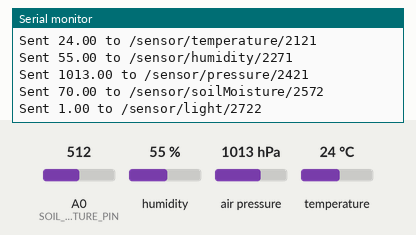
Simulated run of this sketch. Board: ESP8266 (NodeMCU). Parts: the last lines printed to the serial monitor. The inputs (shaded band) are chosen by the test bench; at power-on: humidity 55 %, air pressure 1013 hPa, A0 (SOIL_MOISTURE_PIN) = 512, temperature 24 °C. WiFi joins after 1.5 s; servers stay silent unless stated.

Above: at 3.2 s.
3.3 s: humidity set to 22 %
At 6.09 s:
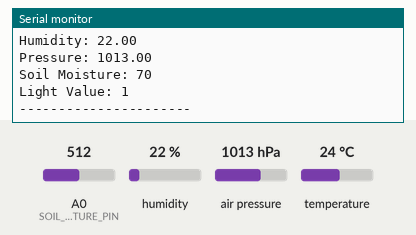
8.1 s: air pressure set to 952 hPa
At 10.1 s:
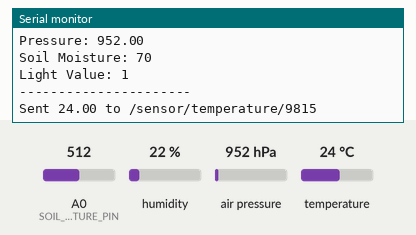
12.9 s: A0 (SOIL_MOISTURE_PIN) set to 716
At 14.09 s:
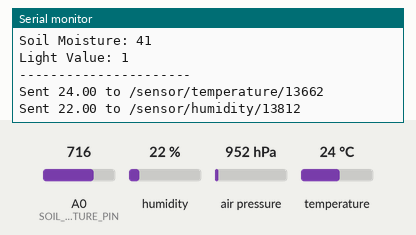
17.7 s: temperature set to 12 °C
At 18.09 s:
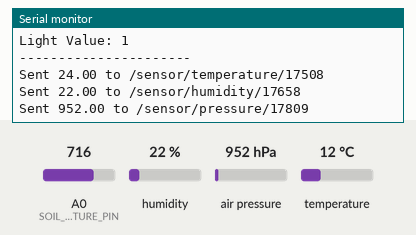
22.5 s: air pressure set to 975 hPa
At 25.93 s:
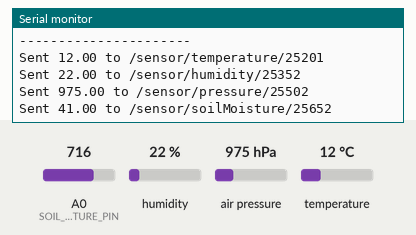
27.3 s: A0 (SOIL_MOISTURE_PIN) set to 992
At 31.0 s:
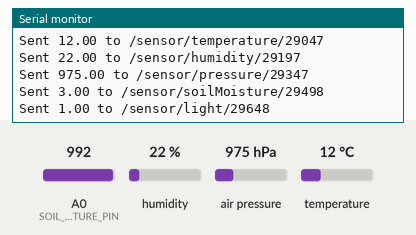
Timing chart, 0 to 32.5 s (numbered marks = the images above; inputs shaded):
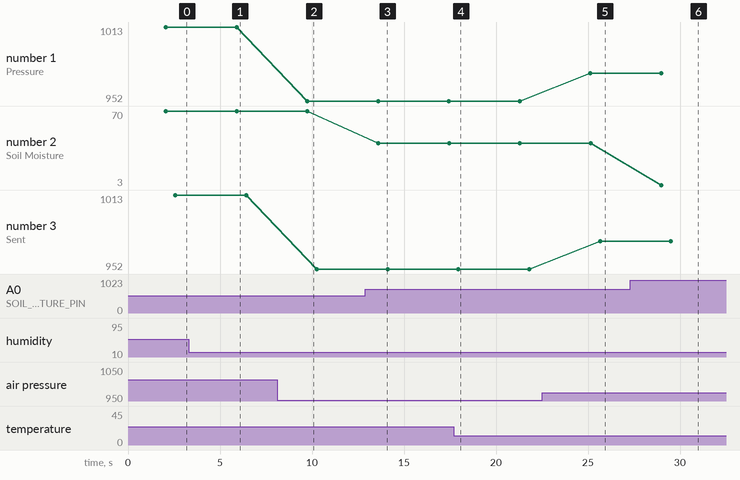

The sketch:

smart_farm_advisor_device.ino
```cpp
#include <Wire.h>
#include <DHT.h>
#include <Adafruit_BMP280.h>
#include <ESP8266WiFi.h>
#include <FirebaseESP8266.h>

// WiFi credentials
const char* ssid = "SGKR";
const char* password = "4321043210";

// Firebase credentials
#define FIREBASE_HOST "smartfarmadvisorsystem-default-rtdb.firebaseio.com/"
#define FIREBASE_AUTH "NpWI0fkYlcJhw5VEZMghL0Pad2tprhH4kUXiRBtF"

// Sensor Pins
#define DHTPIN D6
#define DHTTYPE DHT11
#define SOIL_MOISTURE_PIN A0
#define LIGHT_SENSOR_PIN D3  // LDR connected to D3

// Sensor Objects
DHT dht(DHTPIN, DHTTYPE);
Adafruit_BMP280 bmp;
FirebaseData firebaseData;
FirebaseAuth auth;
FirebaseConfig config;

// Connect to WiFi
void connectToWiFi() {
    WiFi.begin(ssid, password);
    Serial.print("Connecting to WiFi");
    while (WiFi.status() != WL_CONNECTED) {
        Serial.print(".");
        delay(1000);
    }
    Serial.println("\nConnected to WiFi!");
}

// Connect to Firebase
void connectToFirebase() {
    config.host = FIREBASE_HOST;
    config.signer.tokens.legacy_token = FIREBASE_AUTH;
    Firebase.begin(&config, &auth);
    Firebase.reconnectWiFi(true);
    Serial.println("Connected to Firebase!");
}

// Send data with timestamp to Firebase
void sendData(String path, float value) {
    String timeStamp = String(millis());  // Generate unique key using system time
    String newPath = path + "/" + timeStamp;  // Append timestamp to the path

    if (Firebase.setFloat(firebaseData, newPath, value)) {
        Serial.print("Sent ");
        Serial.print(value);
        Serial.print(" to ");
        Serial.println(newPath);
    } else {
        Serial.print("Failed to send data: ");
        Serial.println(firebaseData.errorReason());
    }
}

void setup() {
    Serial.begin(9600);
    connectToWiFi();
    connectToFirebase();

    dht.begin();
    if (!bmp.begin(0x76)) {
        Serial.println("Could not find BMP280 sensor!");
        while (1);
    }
}

void loop() {
    float temperature = dht.readTemperature();
    float humidity = dht.readHumidity();
    float pressure = bmp.readPressure() / 100.0F;
    int soilMoisture = analogRead(SOIL_MOISTURE_PIN);
    int lightValue = digitalRead(LIGHT_SENSOR_PIN);

    // Convert soil moisture reading to percentage
    soilMoisture = map(soilMoisture, 1023, 300, 0, 100);
    soilMoisture = constrain(soilMoisture, 0, 100);

    Serial.println("Sensor Readings:");
    Serial.print("Temperature: "); Serial.println(temperature);
    Serial.print("Humidity: "); Serial.println(humidity);
    Serial.print("Pressure: "); Serial.println(pressure);
    Serial.print("Soil Moisture: "); Serial.println(soilMoisture);
    Serial.print("Light Value: "); Serial.println(lightValue);
    Serial.println("----------------------");

    // Send Data with Unique Timestamp Keys
    sendData("/sensor/temperature", temperature);
    sendData("/sensor/humidity", humidity);
    sendData("/sensor/pressure", pressure);
    sendData("/sensor/soilMoisture", soilMoisture);
    sendData("/sensor/light", lightValue);

    delay(3000); // Send data every 3 seconds
}
```

Measured:
- after the input at 3.3 s, the serial monitor: prints a new line after 2.6 s (image 1)
- after the input at 8.1 s, the serial monitor: prints a new line after 1.6 s (image 2)
- after the input at 12.9 s, the serial monitor: prints a new line after 0.70 s (image 3)
- after the input at 22.5 s, the serial monitor: prints a new line after 2.6 s (image 5)
- after the input at 27.3 s, the serial monitor: prints a new line after 1.7 s (image 6)
- plotted number 1: 1013 → 952 after the input at 8.1 s, 952 → 975 after the input at 22.5 s
- plotted number 2: 70 → 41 after the input at 12.9 s, 41 → 3 after the input at 27.3 s
- plotted number 3: 1013 → 952 after the input at 8.1 s, 952 → 975 after the input at 22.5 s
